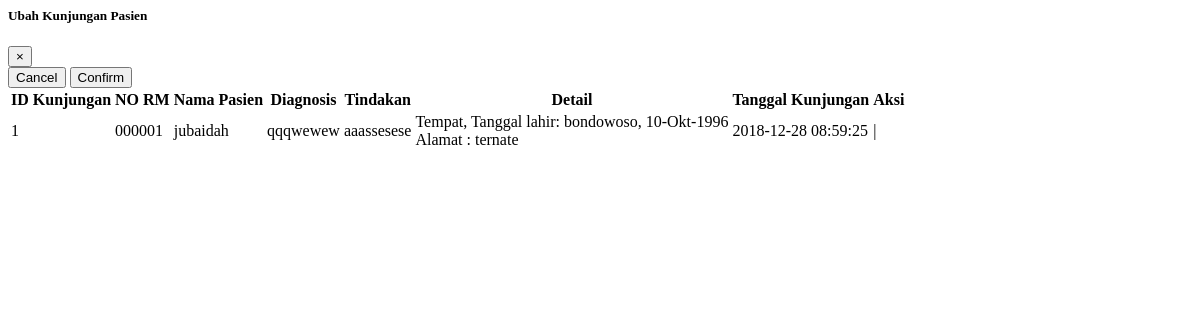
Page /_plug_jabatan/Periode/DataPeriode.php on the committed database.
### tables this page shows
CREATE TABLE IF NOT EXISTS `kunjungan` (
  `id_kunjungan` int(10) NOT NULL,
  `no_rm` varchar(6) NOT NULL,
  `diagnosis` varchar(25) NOT NULL,
  `tindakan` varchar(30) NOT NULL,
  `tanggal_kunjungan` datetime NOT NULL
);

CREATE TABLE IF NOT EXISTS `pasien` (
  `no_rm` varchar(6) NOT NULL,
  `no_kk` varchar(15) NOT NULL,
  `nama_kk` varchar(20) NOT NULL,
  `nik` varchar(50) NOT NULL,
  `nama_pasien` varchar(50) NOT NULL,
  `jenis_kelamin` varchar(10) NOT NULL,
  `tempat_lahir` varchar(50) NOT NULL,
  `tanggal_lahir` date NOT NULL,
  `alamat` varchar(50) NOT NULL,
  `alergi` varchar(20) NOT NULL
);

### _config/config.php (called while the page is built, shortened)
<?php
function base_url($url = null){
	$base_url = "http://localhost/poligogo";
	if($url != null){
		return $base_url."/".$url;
	} else {
		return $base_url;
	}
}
?>

### _plug_jabatan/Periode/Crud.php (called while the page is built, shortened)
<?php
	class Crud
	{
		var $table = 'kunjungan';
	    public function __construct()
	    {
			require '../../_config/config.php';
	    }
	    public function get_data(){
	    	$mysqli = mysqli_connect('localhost','root','','db_poligigi');
	    	$result = array();
	    	$query = mysqli_query($mysqli, "select * from $this->table, pasien where kunjungan.no_rm = pasien.no_rm");
	    	while ($ress = mysqli_fetch_assoc($query)) {
	    	    	$result[] = $ress;
	    	}
	    	return $result;
	    }
	}
?>

### _plug_jabatan/Periode/DataPeriode.php (the view, shortened to what this page needs)
<?php
$crud = new crud;
?>
<div class="modal fade" id="Modal-ubah" tabindex="-1" role="dialog" aria-labelledby="largemodalLabel" aria-hidden="true">
    <div class="modal-dialog modal-lg" role="document">
        <div class="modal-content">
            <div class="modal-header">
                <h5 class="modal-title" id="smallmodalLabel">Ubah Kunjungan Pasien</h5>
                    <button type="button" class="close" data-dismiss="modal" aria-label="Close">
                        <span aria-hidden="true">&times;</span>
                    </button>
            </div>
            <div class="modal-footer">
                <button type="button" class="btn btn-secondary" data-dismiss="modal">Cancel</button>
                <button type="submit" class="btn btn-primary" id='btn-inpedit'>Confirm</button>
            </div>
        </div>
    </div>
</div>
<link href="<?php echo base_url();?>/_assets/css/plugins/dataTables/dataTables.bootstrap.css" rel="stylesheet">
 <table class="table table-striped table-bordered table-hover" id="dataTables-example">
                                            <thead>
                                                <tr>
                                                    <th>ID Kunjungan</th>
                                                    <th>NO RM</th>
                                                    <th>Nama Pasien</th>
                                                    <th>Diagnosis</th>
                                                    <th>Tindakan</th>
                                                    <th>Detail</th>
                                                    <th>Tanggal Kunjungan</th>
                                                    <th>Aksi</th>
                                                </tr>
                                            </thead>
                                            <tbody>
                                                <?php
                                                    foreach ($crud->get_data() as $key_data => $value_data) {
                                                        $tanggal = explode('-', $value_data['tanggal_lahir']);
                                                        $bulan = $tanggal[1];
                                                        if($bulan == 1){
                                                            $bulan = 'Jan';
                                                        }elseif ($bulan == 2) {
                                                            $bulan = "Feb";
                                                        }elseif ($bulan == 3) {
                                                            $bulan = "Mar";
                                                        }elseif ($bulan == 4) {
                                                            $bulan = "Apr";
                                                        }elseif ($bulan == 5) {
                                                            $bulan = "Mei";
                                                        }elseif ($bulan == 6) {
                                                            $bulan = "Jun";
                                                        }elseif ($bulan == 7) {
                                                            $bulan = "Jul";
                                                        }elseif ($bulan == 8) {
                                                            $bulan = "Agu";
                                                        }elseif ($bulan == 9) {
                                                            $bulan = "Sep";
                                                        }elseif ($bulan == 10) {
                                                            $bulan = "Okt";
                                                        }elseif ($bulan == 11) {
                                                            $bulan = "Nov";
                                                        }else{
                                                            $bulan = "Des";
                                                        }
                                                        $key_data++;
                                                        echo "<tr>
                                                                <td>$key_data</td>
                                                                <td>".$value_data['no_rm']."</td>
                                                                <td>".$value_data['nama_pasien']."</td>
                                                                <td>".$value_data['diagnosis']."</td>
                                                                <td>".$value_data['tindakan']."</td>
                                                                <td> Tempat, Tanggal lahir: ".$value_data['tempat_lahir'].", ".$tanggal[2]."-".$bulan."-".$tanggal[0]."<br>
                                                                Alamat : ".$value_data['alamat']."<br></td>
                                                                <td>".$value_data['tanggal_kunjungan']."</td>
                                                                <td>
                                                                    <a href='javascript:void(0);' data-toggle='modal' data-target='#Modal-ubah' id='ubah".$key_data."' data-id_kunjungan='".$value_data['id_kunjungan']."' data-norm='".$value_data['no_rm']."' data-nama='".$value_data['nama_pasien']."' data-diagnosis='".$value_data['diagnosis']."' title='Ubah data'>
                                                                    <span class='glyphicon glyphicon-pencil'></span>
                                                                    </a>
                                                                    |
                                                                    <a href='javascript:void(0);' id='hapus".$key_data."' data-id_kunjungan='".$value_data['id_kunjungan']."'><span class='glyphicon glyphicon-trash'></span></a>&nbsp;
                                                                </td>
                                                        </tr>";
                                                    }
                                                ?>
                                            </tbody>
                                        </table>

### rows in the picture
kunjungan: pasien.no_rm "000001", pasien.nama_pasien "jubaidah", diagnosis "qqqwewew", tindakan "aaassesese", pasien.tempat_lahir "bondowoso", pasien.tanggal_lahir "10", pasien.tanggal_lahir "Okt", pasien.tanggal_lahir "1996", pasien.alamat "ternate", tanggal_kunjungan "2018-12-28 08:59:25"
